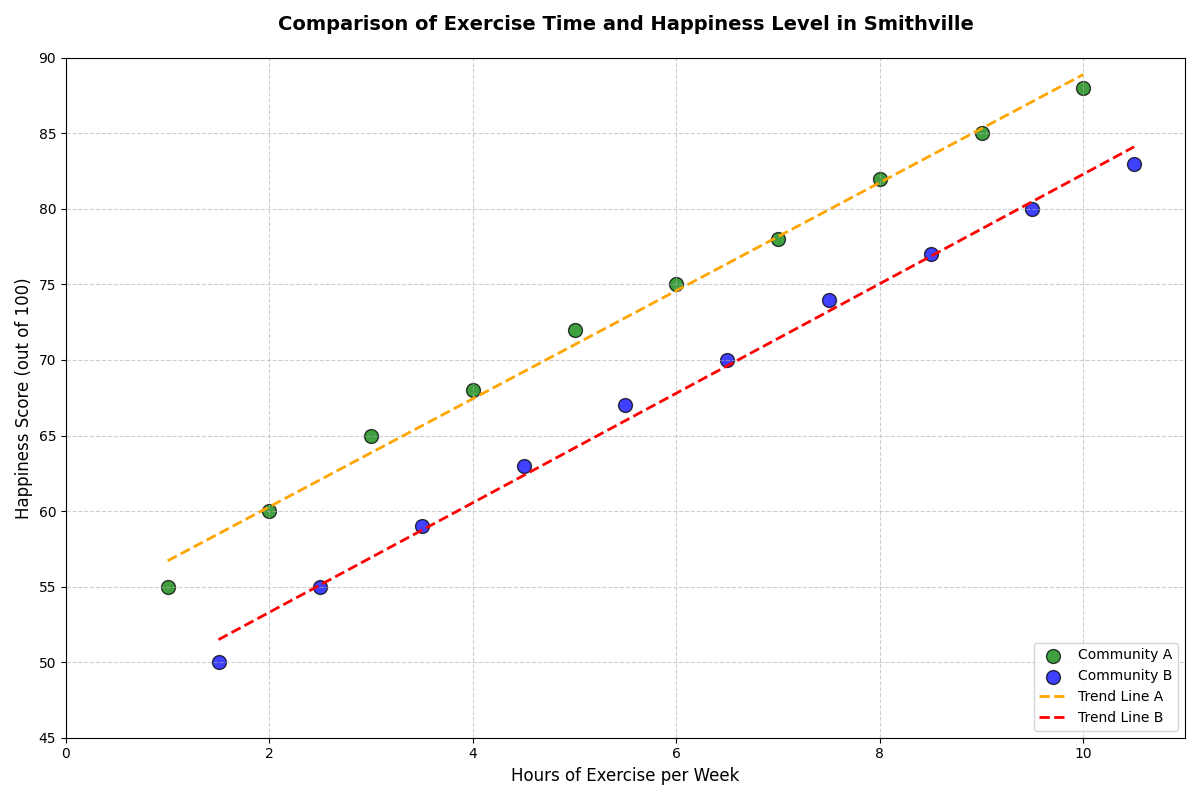

The script that drew this image:
import matplotlib.pyplot as plt
import numpy as np

# Original Data for Community A
exercise_hours_A = np.array([1, 2, 3, 4, 5, 6, 7, 8, 9, 10])
happiness_scores_A = np.array([55, 60, 65, 68, 72, 75, 78, 82, 85, 88])

# New Data for Community B
exercise_hours_B = np.array([1.5, 2.5, 3.5, 4.5, 5.5, 6.5, 7.5, 8.5, 9.5, 10.5])
happiness_scores_B = np.array([50, 55, 59, 63, 67, 70, 74, 77, 80, 83])

plt.figure(figsize=(12, 8))

# Scatter plot for Community A
plt.scatter(exercise_hours_A, happiness_scores_A, color='green', s=100, alpha=0.75, edgecolor='black', label='Community A')

# Scatter plot for Community B
plt.scatter(exercise_hours_B, happiness_scores_B, color='blue', s=100, alpha=0.75, edgecolor='black', label='Community B')

# Trend line for Community A
coefficients_A = np.polyfit(exercise_hours_A, happiness_scores_A, 1)
poly_A = np.poly1d(coefficients_A)
x_fit_A = np.linspace(min(exercise_hours_A), max(exercise_hours_A), 100)
y_fit_A = poly_A(x_fit_A)
plt.plot(x_fit_A, y_fit_A, color='orange', linestyle='--', linewidth=2, label='Trend Line A')

# Trend line for Community B
coefficients_B = np.polyfit(exercise_hours_B, happiness_scores_B, 1)
poly_B = np.poly1d(coefficients_B)
x_fit_B = np.linspace(min(exercise_hours_B), max(exercise_hours_B), 100)
y_fit_B = poly_B(x_fit_B)
plt.plot(x_fit_B, y_fit_B, color='red', linestyle='--', linewidth=2, label='Trend Line B')

plt.title("Comparison of Exercise Time and Happiness Level in Smithville", fontsize=14, fontweight='bold', pad=20)
plt.xlabel("Hours of Exercise per Week", fontsize=12)
plt.ylabel("Happiness Score (out of 100)", fontsize=12)

plt.legend(loc='lower right', fontsize=10)
plt.xlim(0, 11)
plt.ylim(45, 90)
plt.grid(True, linestyle='--', alpha=0.6)
plt.tight_layout()

plt.show()
